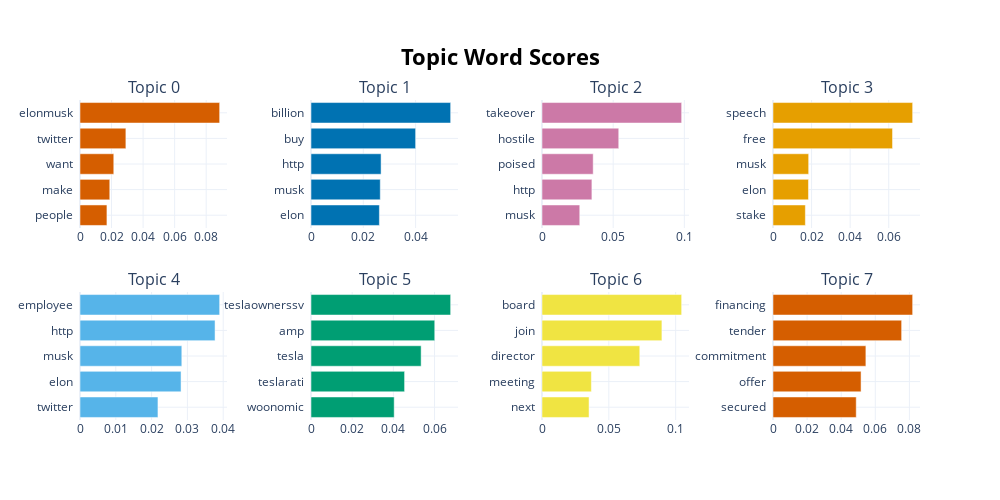

Notebook source saved alongside this figure:
### Code cell
modelTop.visualize_barchart()

### Figure 1 — Plotly figure (JSON) as saved in the notebook; plotly's stock layout.template omitted (floating-point values rounded to 4 significant figures)
{"data": [{"marker": {"color": "#D55E00"}, "orientation": "h", "type": "bar", "x": [0.01708, 0.01888, 0.02142, 0.02909, 0.08854], "xaxis": "x", "y": ["people  ", "make  ", "want  ", "twitter  ", "elonmusk  "], "yaxis": "y"}, {"marker": {"color": "#0072B2"}, "orientation": "h", "type": "bar", "x": [0.02615, 0.02648, 0.02679, 0.04, 0.05339], "xaxis": "x2", "y": ["elon  ", "musk  ", "http  ", "buy  ", "billion  "], "yaxis": "y2"}, {"marker": {"color": "#CC79A7"}, "orientation": "h", "type": "bar", "x": [0.02652, 0.03506, 0.03596, 0.05391, 0.0981], "xaxis": "x3", "y": ["musk  ", "http  ", "poised  ", "hostile  ", "takeover  "], "yaxis": "y3"}, {"marker": {"color": "#E69F00"}, "orientation": "h", "type": "bar", "x": [0.01677, 0.01839, 0.01849, 0.06197, 0.0724], "xaxis": "x4", "y": ["stake  ", "elon  ", "musk  ", "free  ", "speech  "], "yaxis": "y4"}, {"marker": {"color": "#56B4E9"}, "orientation": "h", "type": "bar", "x": [0.02177, 0.02823, 0.02844, 0.03772, 0.03901], "xaxis": "x5", "y": ["twitter  ", "elon  ", "musk  ", "http  ", "employee  "], "yaxis": "y5"}, {"marker": {"color": "#009E73"}, "orientation": "h", "type": "bar", "x": [0.0404, 0.04545, 0.05348, 0.06009, 0.06782], "xaxis": "x6", "y": ["woonomic  ", "teslarati  ", "tesla  ", "amp  ", "teslaownerssv  "], "yaxis": "y6"}, {"marker": {"color": "#F0E442"}, "orientation": "h", "type": "bar", "x": [0.0352, 0.03695, 0.07314, 0.08971, 0.1045], "xaxis": "x7", "y": ["next  ", "meeting  ", "director  ", "join  ", "board  "], "yaxis": "y7"}, {"marker": {"color": "#D55E00"}, "orientation": "h", "type": "bar", "x": [0.04882, 0.05166, 0.05449, 0.07546, 0.08192], "xaxis": "x8", "y": ["secured  ", "offer  ", "commitment  ", "tender  ", "financing  "], "yaxis": "y8"}], "layout": {"annotations": [{"font": {"size": 16}, "showarrow": false, "text": "Topic 0", "x": 0.0875, "xanchor": "center", "xref": "paper", "y": 1, "yanchor": "bottom", "yref": "paper"}, {"font": {"size": 16}, "showarrow": false, "text": "Topic 1", "x": 0.3625, "xanchor": "center", "xref": "paper", "y": 1, "yanchor": "bottom", "yref": "paper"}, {"font": {"size": 16}, "showarrow": false, "text": "Topic 2", "x": 0.6375, "xanchor": "center", "xref": "paper", "y": 1, "yanchor": "bottom", "yref": "paper"}, {"font": {"size": 16}, "showarrow": false, "text": "Topic 3", "x": 0.9125, "xanchor": "center", "xref": "paper", "y": 1, "yanchor": "bottom", "yref": "paper"}, {"font": {"size": 16}, "showarrow": false, "text": "Topic 4", "x": 0.0875, "xanchor": "center", "xref": "paper", "y": 0.4, "yanchor": "bottom", "yref": "paper"}, {"font": {"size": 16}, "showarrow": false, "text": "Topic 5", "x": 0.3625, "xanchor": "center", "xref": "paper", "y": 0.4, "yanchor": "bottom", "yref": "paper"}, {"font": {"size": 16}, "showarrow": false, "text": "Topic 6", "x": 0.6375, "xanchor": "center", "xref": "paper", "y": 0.4, "yanchor": "bottom", "yref": "paper"}, {"font": {"size": 16}, "showarrow": false, "text": "Topic 7", "x": 0.9125, "xanchor": "center", "xref": "paper", "y": 0.4, "yanchor": "bottom", "yref": "paper"}], "height": 500, "hoverlabel": {"bgcolor": "white", "font": {"family": "Rockwell", "size": 16}}, "showlegend": false, "title": {"font": {"color": "Black", "size": 22}, "text": "<b>Topic Word Scores", "x": 0.5, "xanchor": "center", "yanchor": "top"}, "width": 1000, "xaxis": {"anchor": "y", "domain": [0, 0.175], "showgrid": true}, "xaxis2": {"anchor": "y2", "domain": [0.275, 0.45], "showgrid": true}, "xaxis3": {"anchor": "y3", "domain": [0.55, 0.725], "showgrid": true}, "xaxis4": {"anchor": "y4", "domain": [0.825, 1], "showgrid": true}, "xaxis5": {"anchor": "y5", "domain": [0, 0.175], "showgrid": true}, "xaxis6": {"anchor": "y6", "domain": [0.275, 0.45], "showgrid": true}, "xaxis7": {"anchor": "y7", "domain": [0.55, 0.725], "showgrid": true}, "xaxis8": {"anchor": "y8", "domain": [0.825, 1], "showgrid": true}, "yaxis": {"anchor": "x", "domain": [0.6, 1], "showgrid": true}, "yaxis2": {"anchor": "x2", "domain": [0.6, 1], "showgrid": true}, "yaxis3": {"anchor": "x3", "domain": [0.6, 1], "showgrid": true}, "yaxis4": {"anchor": "x4", "domain": [0.6, 1], "showgrid": true}, "yaxis5": {"anchor": "x5", "domain": [0, 0.4], "showgrid": true}, "yaxis6": {"anchor": "x6", "domain": [0, 0.4], "showgrid": true}, "yaxis7": {"anchor": "x7", "domain": [0, 0.4], "showgrid": true}, "yaxis8": {"anchor": "x8", "domain": [0, 0.4], "showgrid": true}}}
